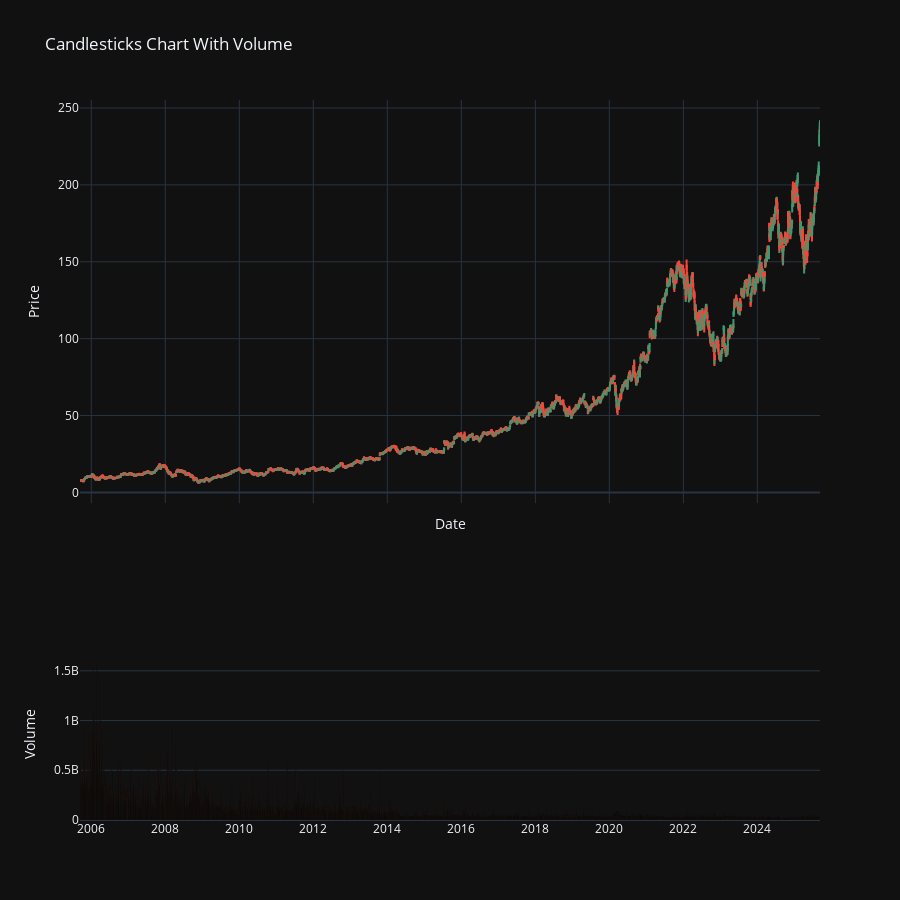

Notebook cell for this chart:
### Code cell
# creating subplots
fig = make_subplots(
    rows=2, cols=1,
    shared_xaxes=True,
    row_heights=[0.7, 0.3],
    vertical_spacing=0.2
)

# candle stick chart
fig.add_trace(go.Candlestick(
    x = data["Date"],
    open = data["Open"],
    high = data["High"],
    low = data["Low"],
    close = data["Close"],
    name = "Price"
    ),
    row=1, col=1
)

# volume bars
fig.add_trace(go.Bar(
    x = data["Date"],
    y = data["Volume"],
    name = "volume",
    marker_color="#c1440e",
    opacity=1.0,
    ),
    row=2, col=1
)

# layout
fig.update_layout(
    title = "Candlesticks Chart With Volume",
    xaxis_rangeslider_visible = False,
    xaxis_title="Date",
    yaxis_title="Price",
    yaxis2_title="Volume",
    template="plotly_dark",
    showlegend = False,
    height=900
)

fig.show()

### Figure 1 — Plotly figure (JSON) as saved in the notebook; plotly's stock layout.template omitted (floating-point values rounded to 4 significant figures; data arrays with more than 128 entries replaced by an {"elided": "..."} marker saying what was removed)
{"data": [{"close": {"elided": "5031 float values"}, "high": {"elided": "5031 float values"}, "low": {"elided": "5031 float values"}, "name": "Price", "open": {"elided": "5031 float values"}, "type": "candlestick", "x": {"elided": "5031 str values"}, "xaxis": "x", "yaxis": "y"}, {"marker": {"color": "#c1440e"}, "name": "volume", "opacity": 1, "type": "bar", "x": {"elided": "5031 str values"}, "xaxis": "x2", "y": {"elided": "5031 int values"}, "yaxis": "y2"}], "layout": {"height": 900, "showlegend": false, "title": {"text": "Candlesticks Chart With Volume"}, "xaxis": {"anchor": "y", "domain": [0, 1], "matches": "x2", "rangeslider": {"visible": false}, "showticklabels": false, "title": {"text": "Date"}}, "xaxis2": {"anchor": "y2", "domain": [0, 1]}, "yaxis": {"anchor": "x", "domain": [0.44, 1], "title": {"text": "Price"}}, "yaxis2": {"anchor": "x2", "domain": [0, 0.24], "title": {"text": "Volume"}}}}
